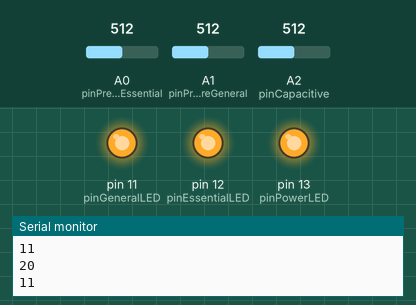
A sketch run on a simulated Arduino Uno, built with avr-gcc and run on an emulated ATmega328P. Shown: output pins drawn as LEDs (lit = HIGH), the last lines printed to the serial monitor. The test bench sets the inputs (shaded band); at power-on: A0 (pinPressureEssential) = 512, A2 (pinCapacitive) = 512, A1 (pinPressureGeneral) = 512. Pins used as bus, display or sensor lines are not drawn.

Above: at 1.2 s.
1.3 s: A0 (pinPressureEssential) set to 684
2.8 s: A0 (pinPressureEssential) set to 708
At 3.9 s:
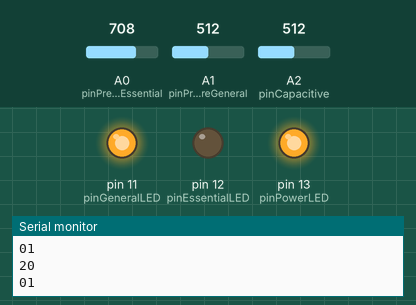
4.6 s: A2 (pinCapacitive) set to 219
6.1 s: A2 (pinCapacitive) set to 183
At 7.4 s:
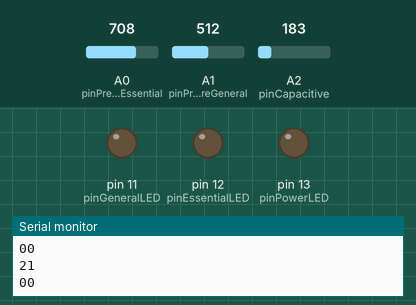
Timing chart, 0 to 8.8 s (numbered marks = the images above; inputs shaded):
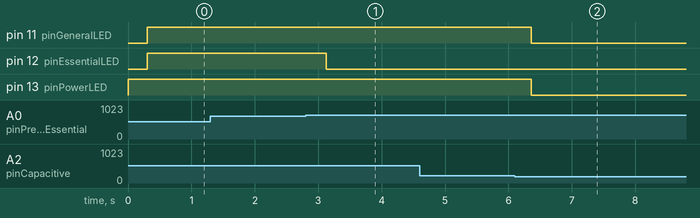

The sketch:

sensor_system.ino
```cpp
/*
 *
 * This Arduino sketch detects the activation of pressure pads by the presence
 * of an item and sends the result using serial communication to the
 * Processing application.
 * If the Processing application responds with an affirmative delay signal,
 * then the result is replaced with the signal for no activation.
 * If the Processing application does not respond or responds with a
 * negative delay signal, then the result is unchanged (therefore,
 * the system is fully functional regardless of the presence of the
 * Processing application).
 * The final result is sent to the car system with serial communication
 * (using pins 2 and 3).
 *
 */

#include <SoftwareSerial.h>

const unsigned int pinPressureEssential = A0;
const unsigned int pinPressureGeneral = A1;
const unsigned int pinCapacitive = A2;

const unsigned int pinPressureEssentialPower = 7;
const unsigned int pinPressureGeneralPower = 6;
const unsigned int pinCapacitivePower = 5;

const unsigned int pinPowerLED = 13;
const unsigned int pinEssentialLED = 12;
const unsigned int pinGeneralLED = 11;

// Calibrated to the individual sensors
const unsigned int thresholdPressureEssential = 700;
const unsigned int thresholdPressureGeneral = 700;
const unsigned int thresholdCapacitive = 200;

// States
bool powerOn = true;
bool powerToggled = false;

// Serial connections
SoftwareSerial serialCarSystem(2, 3);  // Pins 2, 3

// This method returns whether the given input pin reads greater than
// the given threshold.
bool SensorGreaterThan(const unsigned int pin, const unsigned int threshold) {
  return analogRead(pin) > threshold;
}

void setup() {
  Serial.begin(9600);
  serialCarSystem.begin(9600);

  // Pin outputs
  pinMode(pinPressureEssential, INPUT);
  pinMode(pinPressureGeneral, INPUT);

  pinMode(pinPressureEssentialPower, OUTPUT);
  pinMode(pinPressureGeneralPower, OUTPUT);
  pinMode(pinCapacitivePower, OUTPUT);
  digitalWrite(pinPressureEssentialPower, HIGH);
  digitalWrite(pinPressureGeneralPower, HIGH);
  digitalWrite(pinCapacitivePower, HIGH);

  pinMode(pinPowerLED, OUTPUT);
  pinMode(pinEssentialLED, OUTPUT);
  pinMode(pinGeneralLED, OUTPUT);
  digitalWrite(pinPowerLED, HIGH);
  digitalWrite(pinEssentialLED, LOW);
  digitalWrite(pinGeneralLED, LOW);
}

void loop() {
  delay(300);

  // Power on/off
  if(!SensorGreaterThan(pinCapacitive, thresholdCapacitive) &&
     !powerToggled) {
    powerOn = !powerOn;
    powerToggled = true;
  }

  // Does not allow power to be repeatedly toggled if the capacitive
  // sensor is constantly contacted
  else if(SensorGreaterThan(pinCapacitive, thresholdCapacitive)) {
    powerToggled = false;
  }

  digitalWrite(pinPowerLED, LOW);
  digitalWrite(pinEssentialLED, LOW);
  digitalWrite(pinGeneralLED, LOW);

  char c0 = '0';
  char c1 = '0';
  if(powerOn) {
    digitalWrite(pinPowerLED, HIGH);

    if(!SensorGreaterThan(pinPressureEssential, thresholdPressureEssential)) {
      digitalWrite(pinEssentialLED, HIGH);
      c0 = '1';
    }
    if(!SensorGreaterThan(pinPressureGeneral, thresholdPressureGeneral)) {
      digitalWrite(pinGeneralLED, HIGH);
      c1 = '1';
    }

    // Signaling power on to Processing
    Serial.println("20");
  }
  else {
    // Signaling power off to Processing
    Serial.println("21");
  }

  Serial.write(c0);
  Serial.write(c1);
  Serial.write('\n');

  delay(100);
  if(Serial.available()) {
    String in = Serial.readStringUntil('\n');

    // Not redundant; the if() statements prevent invalid values from
    // the Processing application overwriting c0 and c1.
    if(in.charAt(0) == '0') {
      c0 = '0';
    }
    if(in.charAt(1) == '0') {
      c1 = '0';
    }
  }

  serialCarSystem.print(c0);
  serialCarSystem.print(c1);
  serialCarSystem.print("\n");
}
```

Measured:
- the behaviour switches between 700 and 701 on A0 (pinPressureEssential) (found by bisection; images 0 and 1)
- the behaviour switches between 201 and 200 on A2 (pinCapacitive) (found by bisection; images 1 and 2)
- after the input at 2.8 s, pin 12 (pinEssentialLED): HIGH → LOW after 0.33 s
- after the input at 6.1 s, pin 11 (pinGeneralLED), pin 13 (pinPowerLED): HIGH → LOW after 0.26 s
